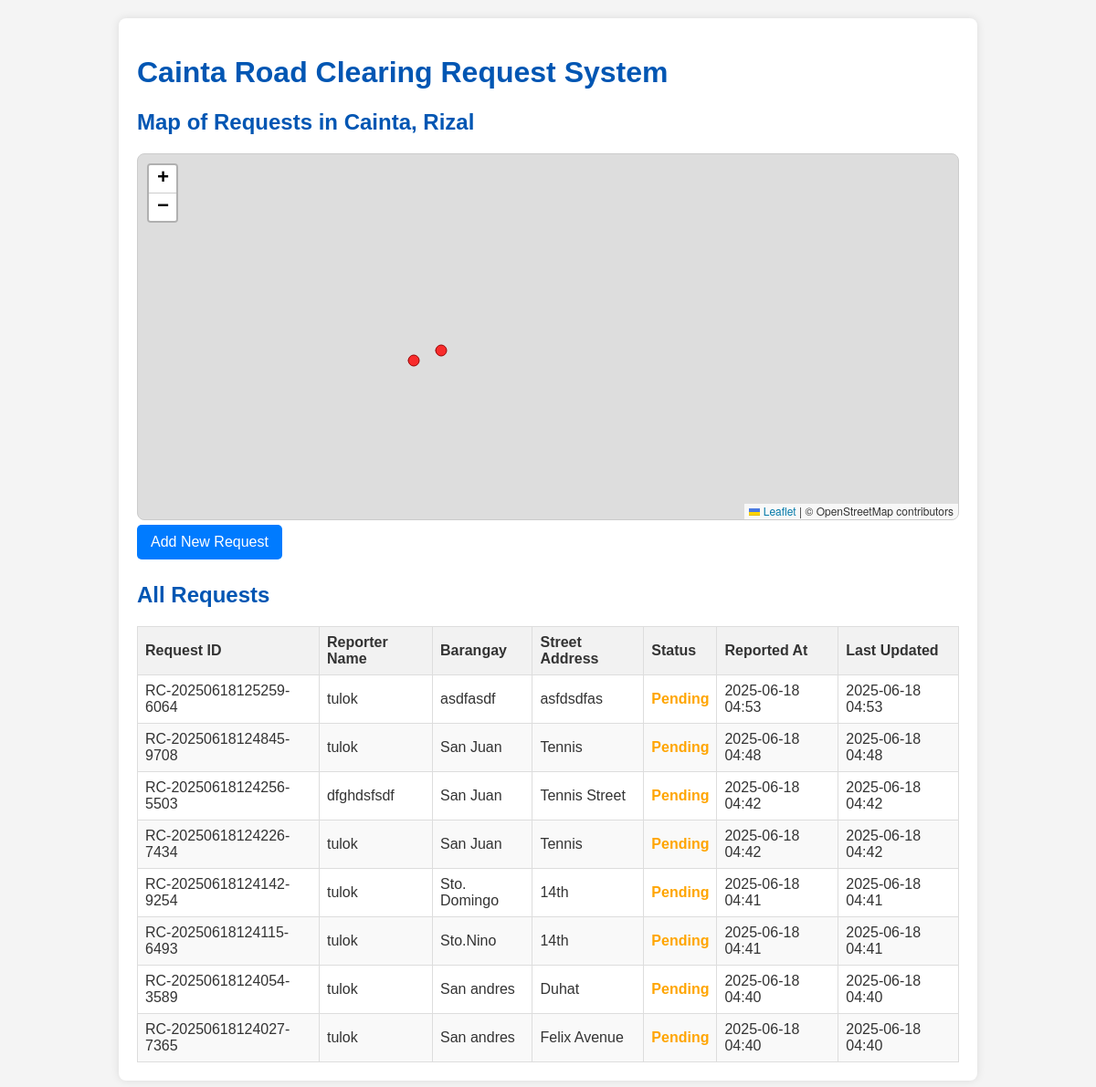
The page / on the database its author committed.
### app.py (models this page shows, shortened)
class RoadClearingRequest(db.Model):
    id = db.Column(db.Integer, primary_key=True)
    request_id = db.Column(db.String(50), unique=True, nullable=False)
    reporter_name = db.Column(db.String(100), nullable=False)
    contact_number = db.Column(db.String(20), nullable=True)
    barangay = db.Column(db.String(100), nullable=False)
    street_address = db.Column(db.String(200), nullable=False)
    description = db.Column(db.Text, nullable=True)
    status = db.Column(db.String(50), default='Pending')
    reported_at = db.Column(db.DateTime, default=datetime.utcnow)
    last_updated = db.Column(db.DateTime, default=datetime.utcnow, onupdate=datetime.utcnow)
    latitude = db.Column(db.Float, nullable=True)
    longitude = db.Column(db.Float, nullable=True)

### app.py (the view)
@app.route('/')
def index():
    requests_data = RoadClearingRequest.query.order_by(RoadClearingRequest.reported_at.desc()).all()
    return render_template('index.html', requests=requests_data)

### templates/index.html (shortened to what this page needs)
<!DOCTYPE html>
<html lang="en">
<head>
    <link rel="stylesheet" href="https://unpkg.com/leaflet/dist/leaflet.css" />
</head>
<body>
    <div class="container">
        <h1>Cainta Road Clearing Request System</h1>
        <h2>Map of Requests in Cainta, Rizal</h2>
        <div id="map"></div>
        <a href="{{ url_for('add_request') }}" class="btn">Add New Request</a>
        <h2>All Requests</h2>
        {% if requests %}
        <table>
            <thead>
                <tr>
                    <th>Request ID</th>
                    <th>Reporter Name</th>
                    <th>Barangay</th>
                    <th>Street Address</th>
                    <th>Status</th>
                    <th>Reported At</th>
                    <th>Last Updated</th>
                </tr>
            </thead>
            <tbody>
                {% for req in requests %}
                <tr>
                    <td>{{ req.request_id }}</td>
                    <td>{{ req.reporter_name }}</td>
                    <td>{{ req.barangay }}</td>
                    <td>{{ req.street_address }}</td>
                    <td class="status-{{ req.status.lower().replace(' ', '-') }}">{{ req.status }}</td>
                    <td>{{ req.reported_at.strftime('%Y-%m-%d %H:%M') }}</td>
                    <td>{{ req.last_updated.strftime('%Y-%m-%d %H:%M') }}</td>
                </tr>
                {% endfor %}
            </tbody>
        </table>
        {% else %}
        <p>No road clearing requests found yet. Add one!</p>
        {% endif %}
    </div>
</body>
</html>

### templates/index.html (style rules this page uses)
body { font-family: Arial, sans-serif; margin: 20px; background-color: #f4f4f4; color: #333; }
.container { max-width: 900px; margin: auto; background: white; padding: 20px; border-radius: 8px; box-shadow: 0 0 10px rgba(0,0,0,0.1); }
h1, h2 { color: #0056b3; }
.btn { display: inline-block; padding: 10px 15px; margin: 5px 0; background-color: #007bff; color: white; text-decoration: none; border-radius: 5px; transition: background-color 0.3s ease; }
table { width: 100%; border-collapse: collapse; margin-top: 20px; }
th, td { border: 1px solid #ddd; padding: 8px; text-align: left; }
th { background-color: #f2f2f2; }
tr:nth-child(even) { background-color: #f9f9f9; }
.status-pending { color: orange; font-weight: bold; }
#map { height: 400px; margin-top: 20px; border-radius: 8px; border: 1px solid #ccc; }

### rows shown on the page
RoadClearingRequest: request_id "RC-20250618125259-6064", reporter_name "tulok", barangay "asdfasdf", street_address "asfdsdfas", status "Pending", reported_at "2025-06-18 04:53", last_updated "2025-06-18 04:53"
RoadClearingRequest: request_id "RC-20250618124845-9708", reporter_name "tulok", barangay "San Juan", street_address "Tennis", status "Pending", reported_at "2025-06-18 04:48", last_updated "2025-06-18 04:48"
RoadClearingRequest: request_id "RC-20250618124256-5503", reporter_name "dfghdsfsdf", barangay "San Juan", street_address "Tennis Street", status "Pending", reported_at "2025-06-18 04:42", last_updated "2025-06-18 04:42"
RoadClearingRequest: request_id "RC-20250618124226-7434", reporter_name "tulok", barangay "San Juan", street_address "Tennis", status "Pending", reported_at "2025-06-18 04:42", last_updated "2025-06-18 04:42"
RoadClearingRequest: request_id "RC-20250618124142-9254", reporter_name "tulok", barangay "Sto. Domingo", street_address "14th", status "Pending", reported_at "2025-06-18 04:41", last_updated "2025-06-18 04:41"
RoadClearingRequest: request_id "RC-20250618124115-6493", reporter_name "tulok", barangay "Sto.Nino", street_address "14th", status "Pending", reported_at "2025-06-18 04:41", last_updated "2025-06-18 04:41"
RoadClearingRequest: request_id "RC-20250618124054-3589", reporter_name "tulok", barangay "San andres", street_address "Duhat", status "Pending", reported_at "2025-06-18 04:40", last_updated "2025-06-18 04:40"
RoadClearingRequest: request_id "RC-20250618124027-7365", reporter_name "tulok", barangay "San andres", street_address "Felix Avenue", status "Pending", reported_at "2025-06-18 04:40", last_updated "2025-06-18 04:40"
